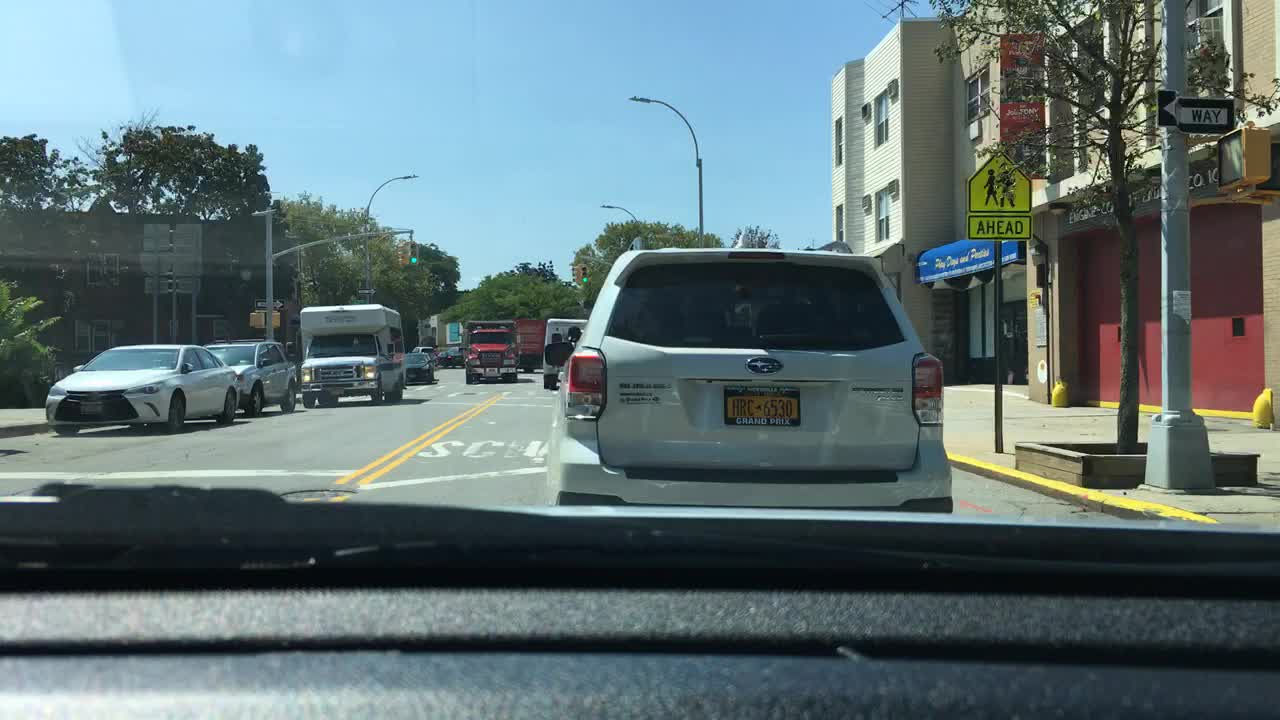
#> input picture Chap4_Deep_Learning/data/car1.jpg, 1280 x 720 px, found by its file name
$ jupyter execute OpenCVMask.ipynb   (shell and % lines are left out)
#> lines starting #> are read from the running program, lines starting #| are printed output that depends on the picture; after the words box and inside, x2 and y2 are one past the last pixel; in counts of white or black regions, pixels touching at a corner belong together
#1. File Upload

[cell 1]
from google.colab import files
upload_file = files.upload()
#> the answer given: car1.jpg

#2. Load File

[cell 2]
import cv2
import numpy as np
from google.colab.patches import cv2_imshow
import matplotlib.pyplot as plt

[cell 3]
print(cv2.__version__)

[cell 4]
img = cv2.imread('car1.jpg')
#> img is the input picture: shape (720, 1280, 3); mean B, G, R 118.3, 114.8, 96.1

[cell 5]
cv2_imshow(img)

[cell 6]
print("width: {} pixels".format(img.shape[1]))
#| width: 1280 pixels
print("Height: {} pixels".format(img.shape[0]))
#| Height: 720 pixels
print("Channels: {}".format(img.shape[2]))
#| Channels: 3

(height, width) = img.shape[:2]
#> height = 720; width = 1280
center = (width//2, height//2)
#> center = (640, 360)

print(height, width, center)
#| 720 1280 (640, 360)

[cell 7]
X = 148 #@param {type:"slider", min:0, max:1280, step:1}
Y = 152 #@param {type:"slider", min:0, max:720, step:1}
SIZE = 100 #@param {type:"slider", min:0, max:1280, step:1}

[cell 8]
(b,g,r) = img[X, Y]
#> b = 36; g = 44; r = 34
print("Pixel at ({}, {}) - Red: {}, Green: {}, Blue: {}".format(X, Y, r, g, b))
#| Pixel at (148, 152) - Red: 34, Green: 44, Blue: 36

[cell 9]
# crop coordination = image[y:y+h, x:x+w]
crop = img[Y:Y+SIZE, X:X+SIZE]
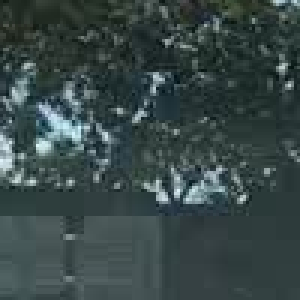
#> crop: shape (100, 100, 3) (shown 3 times larger); mean B, G, R 71.1, 71.7, 56.3
cv2_imshow(crop)

[cell 10]
background = np.full((height,width,3), 255, np.uint8)

[cell 11]
plt.imshow(background)

[cell 12]
img[Y:Y+SIZE, X:X+SIZE] = (0, 0, 255)
background[Y:Y+SIZE, X:X+SIZE] = (0, 0, 255)

[cell 13]
cv2.rectangle(img, (X+SIZE*2, Y), (X+SIZE*3, Y+SIZE), (0, 255, 0), 5)
cv2.rectangle(background, (X+SIZE*2, Y), (X+SIZE*3, Y+SIZE), (0, 255, 0), 5)

[cell 14]
radius = int(SIZE/2)
cv2.circle(img, (X+SIZE*4, Y+radius), radius, (255,255,0), -1)
#> img: shape (720, 1280, 3); mean B, G, R 117.2, 114.7, 96.5
cv2.circle(background, (X+SIZE*4, Y+radius), radius, (255,255,0), -1)
#> background: shape (720, 1280, 3); mean of channels 0, 1, 2 251.5, 252.2, 252.1

[cell 15]
cv2.line(img, (X+SIZE*5, Y), (X+SIZE*6, Y+SIZE), (0, 255, 255), 5)
#> img: shape (720, 1280, 3); mean B, G, R 116.9, 114.7, 96.6
cv2.line(background, (X+SIZE*5, Y), (X+SIZE*6, Y+SIZE), (0, 255, 255), 5)
#> background: shape (720, 1280, 3); mean of channels 0, 1, 2 251.2, 252.2, 252.1

[cell 16]
cv2.putText(img, 'Apple', (X+SIZE*7, Y+SIZE), cv2.FONT_HERSHEY_COMPLEX, 1, (255,0,0))
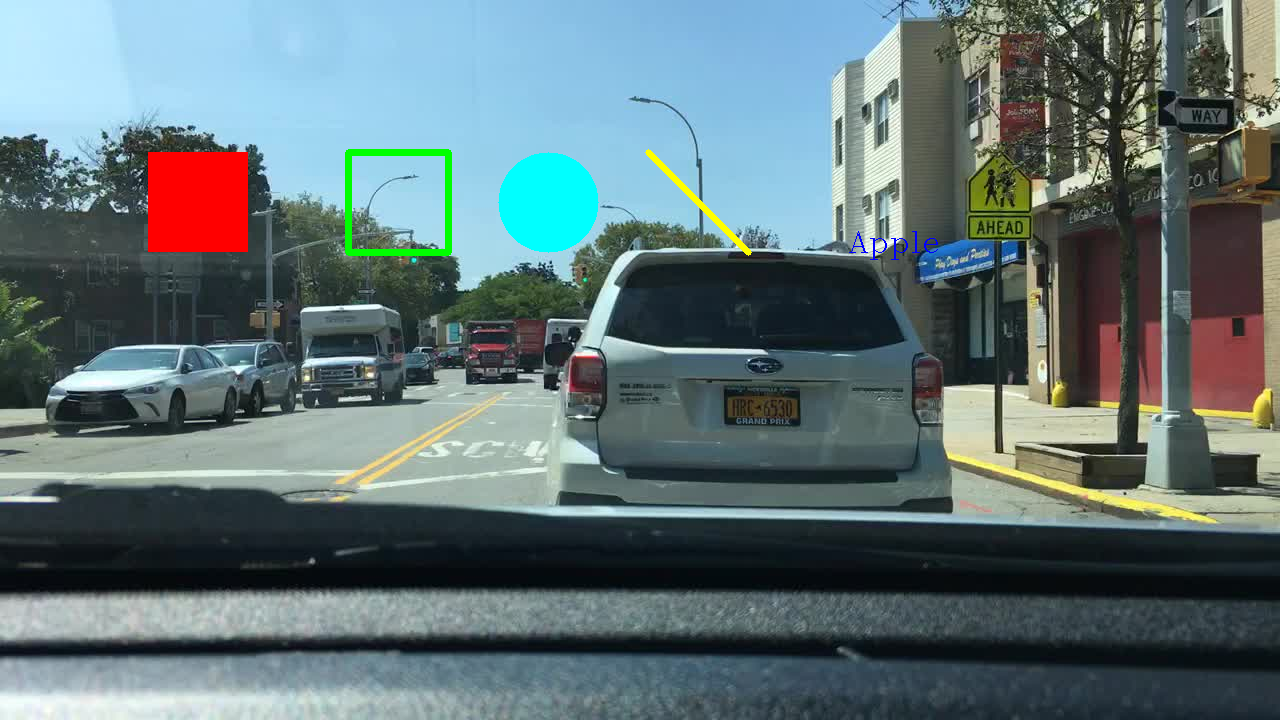
#> img: shape (720, 1280, 3); mean B, G, R 117, 114.7, 96.6
cv2.putText(background, 'Apple', (X+SIZE*7, Y+SIZE), cv2.FONT_HERSHEY_COMPLEX, 1, (255,0,0))
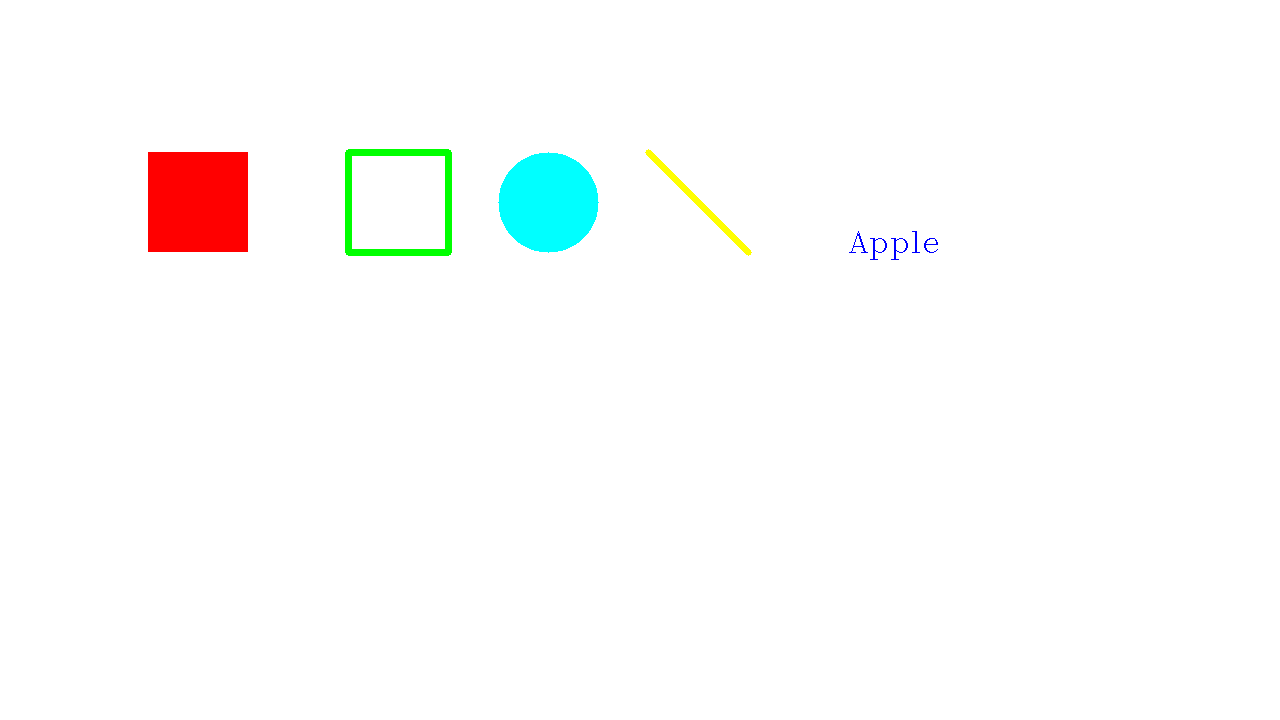
#> background: shape (720, 1280, 3); mean of channels 0, 1, 2 251.2, 252.1, 252; drawn as B, G, R

[cell 17]
cv2_imshow(img)

[cell 18]
plt.figure(figsize=(15,15))
plt.imshow(background)

[cell 19]
cv2.imwrite('car1_copy.jpg', img)
#> Out = True

[cell 20]
cv2.imwrite('plt_copy.jpg', background)
#> Out = True

[cell 21]
def download(path):
  try:
    from google.colab import files
    files.download(path)
  except ImportError:
    import os
    print('Download Error: ', os.path.join(os, getcwd(), path))

[cell 22]
download('plt_copy.jpg')

#3. Mask

[cell 23]
mask = np.zeros(img.shape[:2], dtype='uint8')

[cell 24]
cv2.circle(mask, center, int(height/2), (255,255,255), -1)
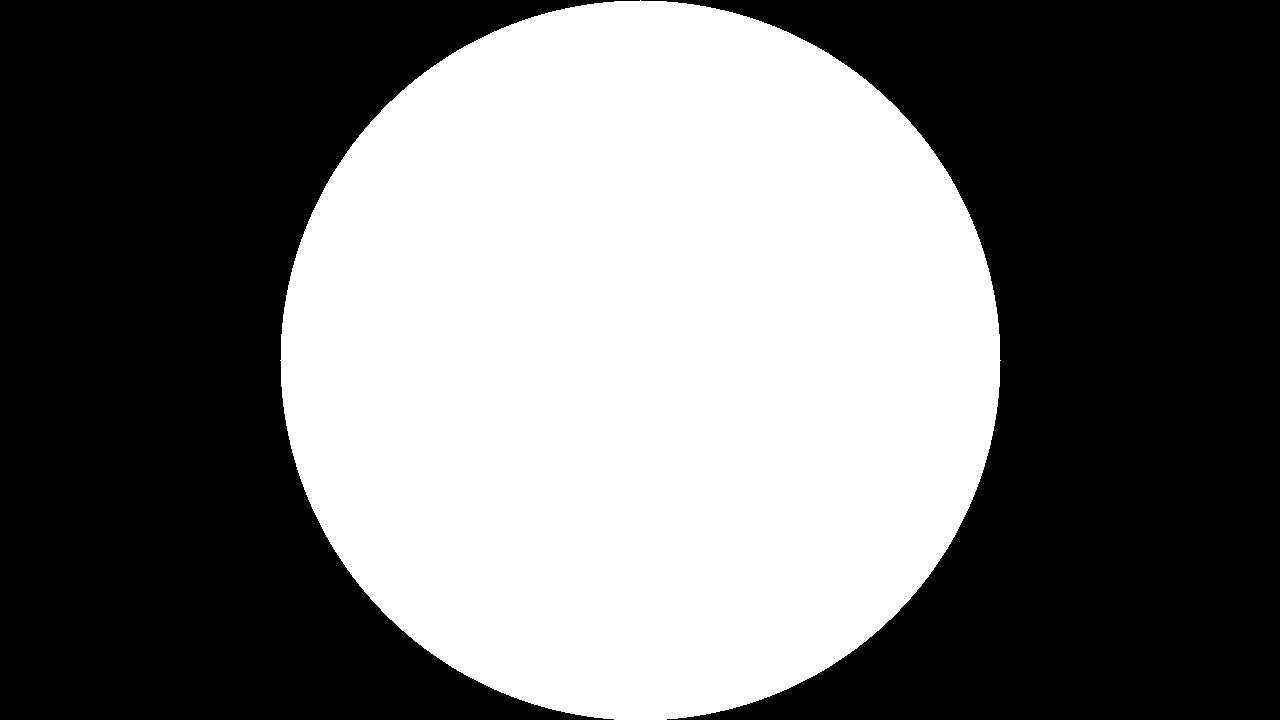
#> mask: shape (720, 1280); 44.2% white; 1 white region, box (x1, y1, x2, y2) and area: (280, 0, 1001, 720) 407072

[cell 25]
cv2_imshow(mask)

[cell 26]
plt.imshow(mask)

[cell 27]
masked = cv2.bitwise_and(img, img, mask=mask)
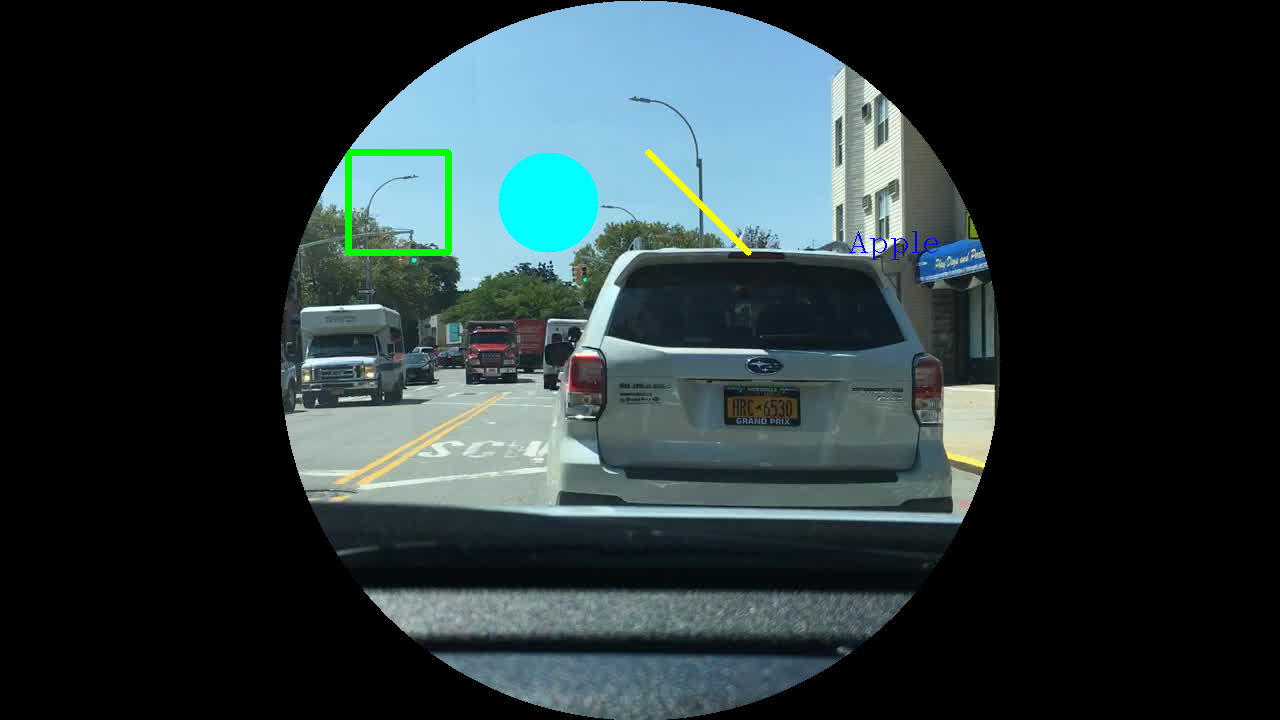
#> masked: shape (720, 1280, 3); mean B, G, R 56, 54, 40.7
cv2_imshow(masked)

$ run again, with Chap4_Deep_Learning/data/obama_03.jpg copied over Chap4_Deep_Learning/data/car1.jpg
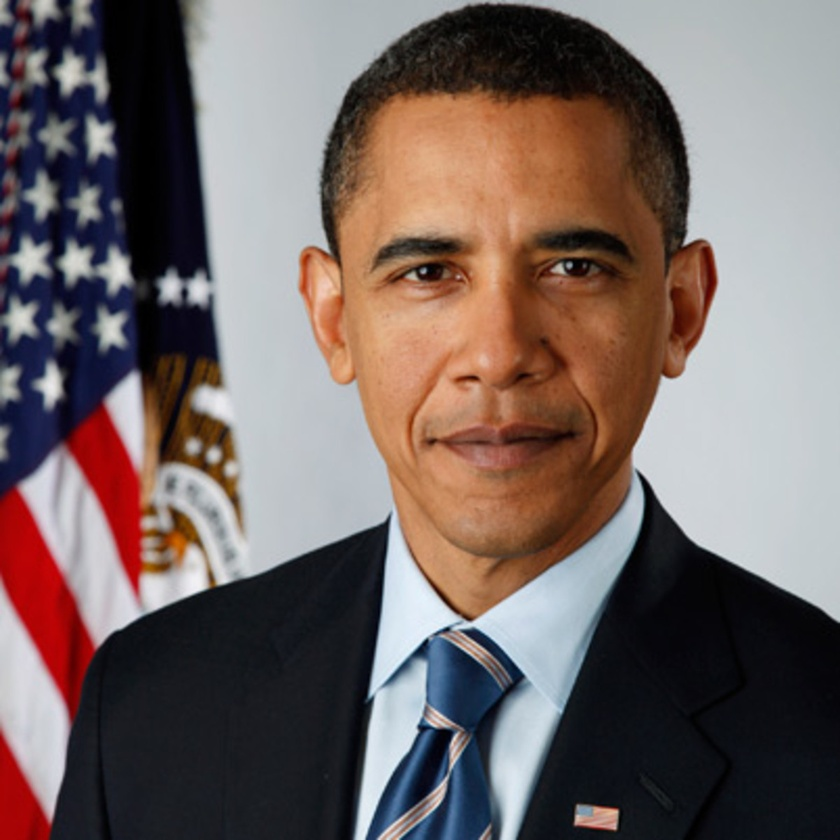
#> input picture Chap4_Deep_Learning/data/obama_03.jpg, 840 x 840 px, shrunk from 1200 x 1200 before the run, found by its file name
#> img is the input picture: shape (840, 840, 3); mean B, G, R 99.8, 102.3, 116.3
#| width: 840 pixels
#| Height: 840 pixels
#| Channels: 3
#| 840 840 (420, 420)
#> b = 0
#| Pixel at (148, 152) - Red: 0, Green: 0, Blue: 0
#> `cv2.line(background, (X+SIZE*5, Y), (X+SIZE*6, Y+SIZE), (0, 255, 255),..`:
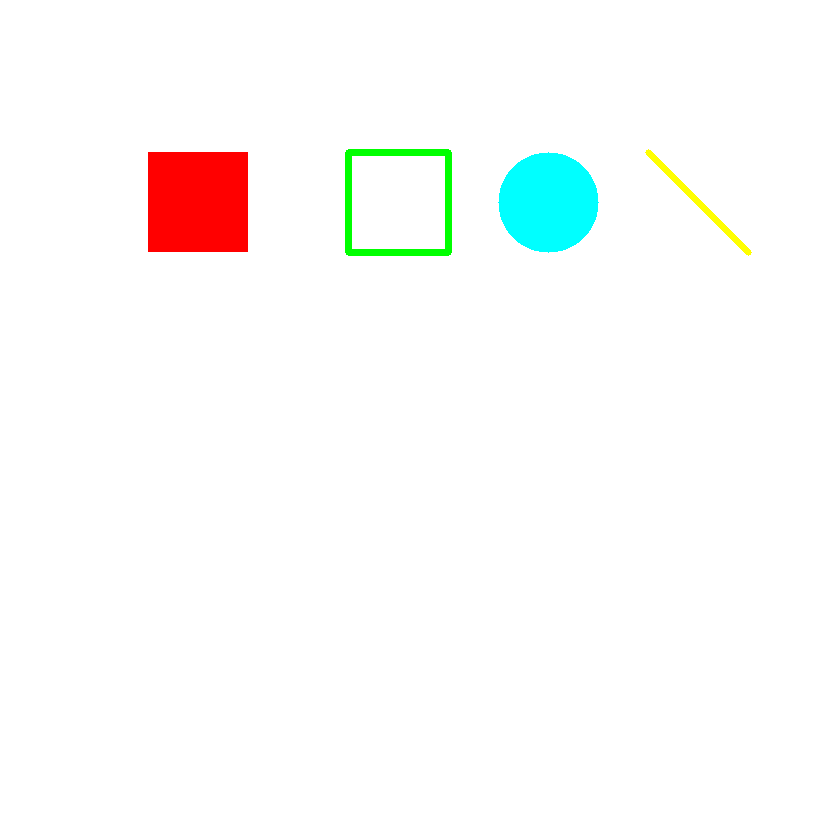
#> background: shape (840, 840, 3); mean of channels 0, 1, 2 250, 251.4, 251.2; drawn as B, G, R
#> `cv2.imwrite('car1_copy.jpg', img)`: Out = True
#> mask: shape (840, 840); 78.5% white; 4 black regions, box (x1, y1, x2, y2) and area: (0, 0, 420, 420) 38292, (421, 0, 840, 392) 37872, (0, 421, 392, 840) 37872, (449, 449, 840, 840) 37453
#> `masked = cv2.bitwise_and(img, img, mask=mask)`:
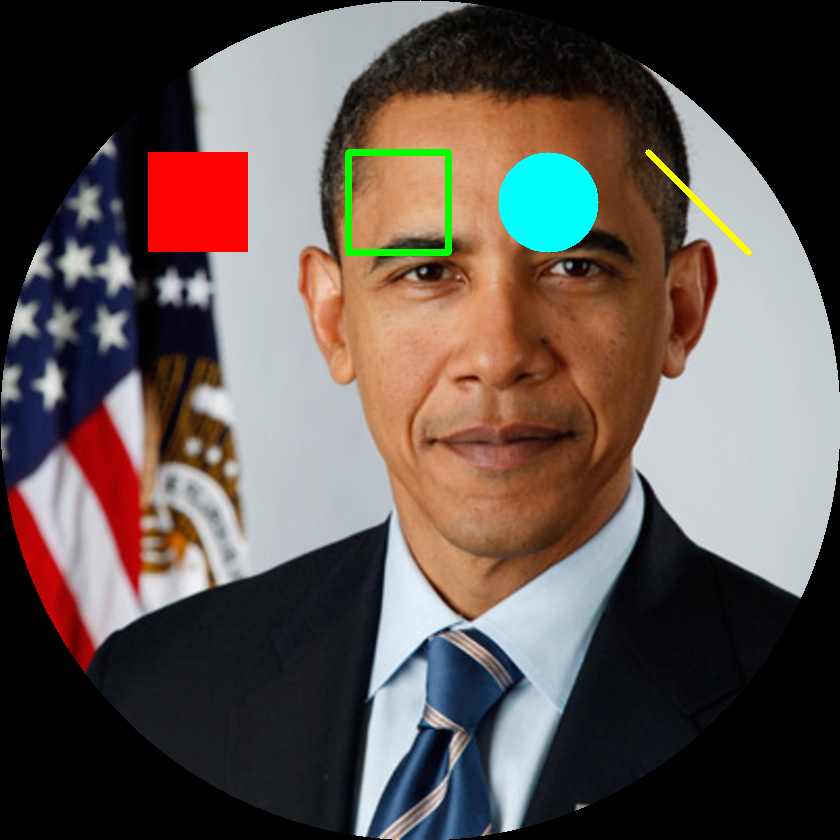
#> masked: shape (840, 840, 3); mean B, G, R 80.1, 84.7, 96.1

$ run again, with Chap4_Deep_Learning/data/car3.jpeg copied over Chap4_Deep_Learning/data/car1.jpg
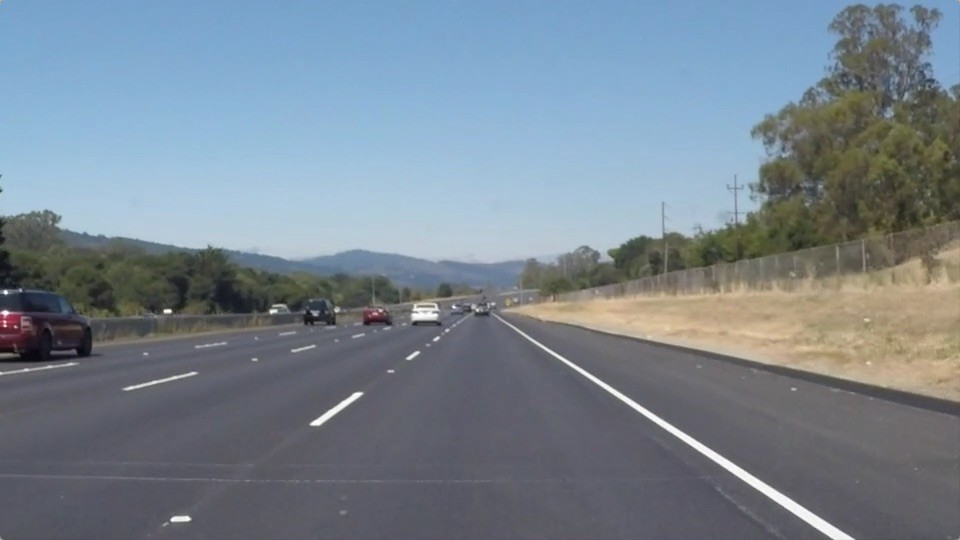
#> input picture Chap4_Deep_Learning/data/car3.jpeg, 960 x 540 px, found by its file name
#> img is the input picture: shape (540, 960, 3); mean B, G, R 143.7, 132.5, 120.3
#| width: 960 pixels
#| Height: 540 pixels
#| Channels: 3
#| 540 960 (480, 270)
#> b = 219; g = 190; r = 153
#| Pixel at (148, 152) - Red: 153, Green: 190, Blue: 219
#> `cv2.putText(background, 'Apple', (X+SIZE*7, Y+SIZE), cv2.FONT_HERSHEY_..`:
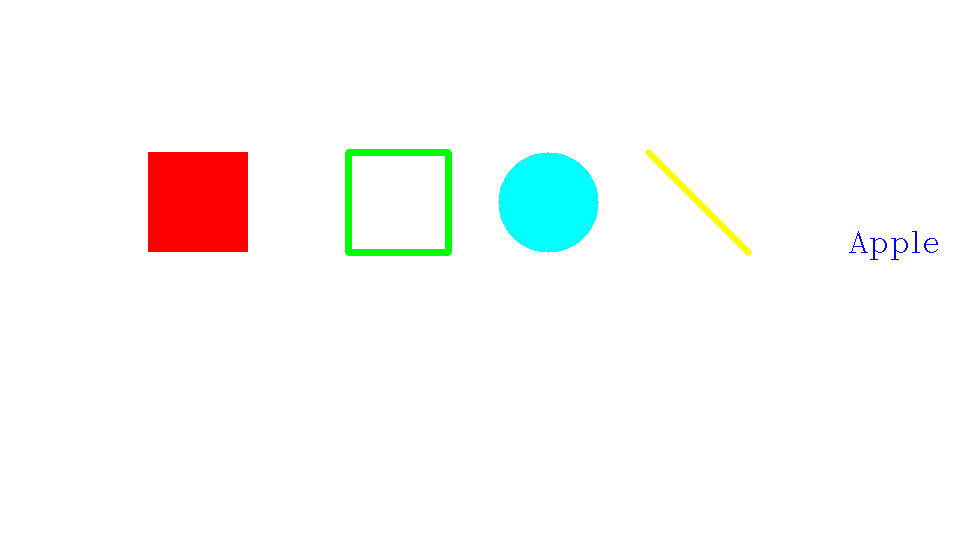
#> background: shape (540, 960, 3); mean of channels 0, 1, 2 248.3, 249.9, 249.6; drawn as B, G, R
#> `cv2.imwrite('car1_copy.jpg', img)`: Out = True
#> mask: shape (540, 960); 44.2% white; 1 white region, box (x1, y1, x2, y2) and area: (210, 0, 751, 540) 228976
#> `masked = cv2.bitwise_and(img, img, mask=mask)`:
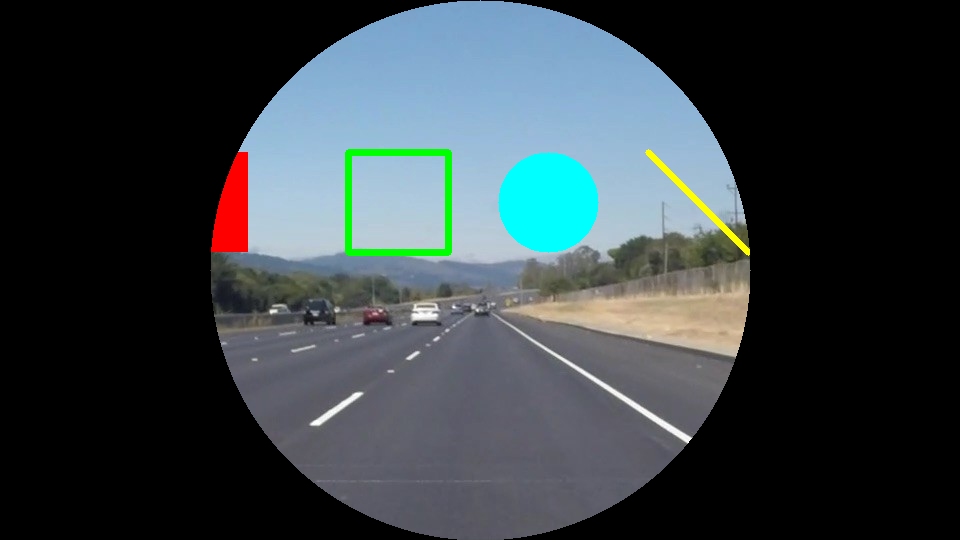
#> masked: shape (540, 960, 3); mean B, G, R 67, 63.1, 53.6

$ run again, with Chap4_Deep_Learning/data/obama_01.jpeg copied over Chap4_Deep_Learning/data/car1.jpg
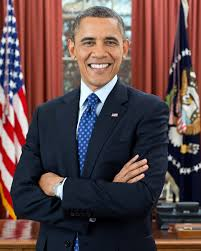
#> input picture Chap4_Deep_Learning/data/obama_01.jpeg, 201 x 251 px, found by its file name
#> img is the input picture: shape (251, 201, 3); mean B, G, R 71.6, 70.2, 92.5
#| width: 201 pixels
#| Height: 251 pixels
#| Channels: 3
#| 251 201 (100, 125)
#> b = 28; g = 16; r = 12
#| Pixel at (148, 152) - Red: 12, Green: 16, Blue: 28
#> img: shape (251, 201, 3); 10.4% of pixels changed, all inside (x1, y1, x2, y2) = (148, 152, 201, 251)
#> `cv2.imwrite('car1_copy.jpg', img)`: Out = True
#> `cv2.circle(mask, center, int(height/2), (255,255,255), -1)`:
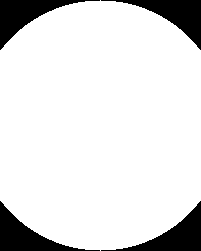
#> mask: shape (251, 201); 87.5% white; 4 black regions, box (x1, y1, x2, y2) and area: (0, 0, 100, 50) 1582, (101, 0, 201, 50) 1582, (0, 201, 100, 251) 1582, (101, 201, 201, 251) 1582
#> `masked = cv2.bitwise_and(img, img, mask=mask)`:
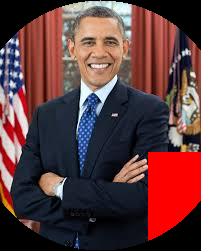
#> masked: shape (251, 201, 3); mean B, G, R 58.6, 56.7, 92.7
